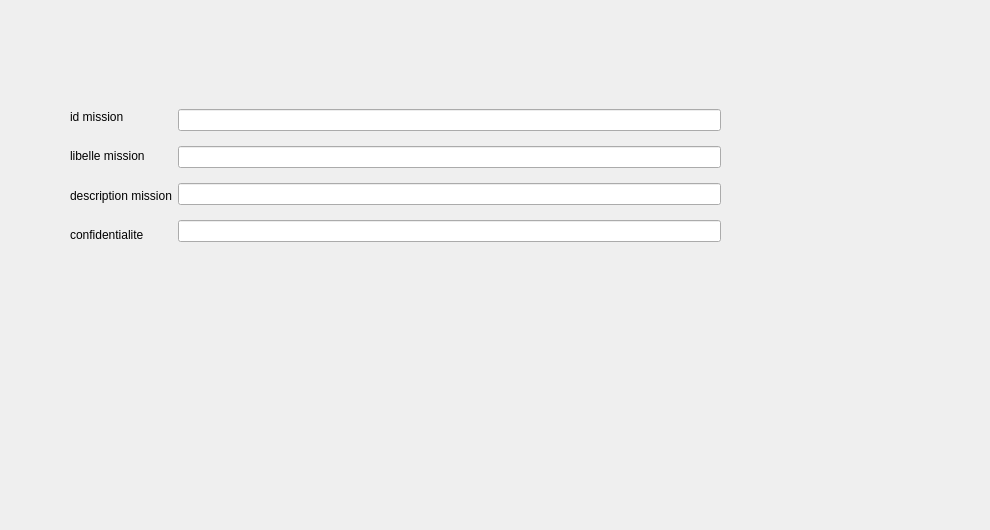
      <widget class="QWidget" name="tab_22">
       <attribute name="title">
        <string>ajouter</string>
       </attribute>
       <widget class="QPushButton" name="pb_mission">
        <property name="geometry">
         <rect>
          <x>340</x>
          <y>260</y>
          <width>181</width>
          <height>34</height>
         </rect>
        </property>
        <property name="styleSheet">
         <string notr="true">
background-color: transparent;
background: none;
border: none;
background-repeat: none;
border-image: url(:/img_mus/add.png);</string>
        </property>
        <property name="text">
         <string/>
        </property>
       </widget>
       <widget class="QWidget" name="horizontalLayoutWidget_28">
        <property name="geometry">
         <rect>
          <x>70</x>
          <y>100</y>
          <width>651</width>
          <height>151</height>
         </rect>
        </property>
        <layout class="QHBoxLayout" name="horizontalLayout_22">
         <item>
          <layout class="QVBoxLayout" name="verticalLayout_23">
           <item>
            <widget class="QLabel" name="label_82">
             <property name="styleSheet">
              <string notr="true">font: 10pt &quot;Roboto&quot;;</string>
             </property>
             <property name="text">
              <string>id mission</string>
             </property>
            </widget>
           </item>
           <item>
            <widget class="QLabel" name="label_83">
             <property name="text">
              <string>libelle mission</string>
             </property>
            </widget>
           </item>
           <item>
            <widget class="QLabel" name="label_84">
             <property name="text">
              <string>description mission</string>
             </property>
            </widget>
           </item>
           <item>
            <widget class="QLabel" name="label_85">
             <property name="text">
              <string>confidentialite</string>
             </property>
            </widget>
           </item>
          </layout>
         </item>
         <item>
          <layout class="QVBoxLayout" name="verticalLayout_24">
           <item>
            <widget class="QLineEdit" name="id_mission_2"/>
           </item>
           <item>
            <widget class="QLineEdit" name="libelle_2"/>
           </item>
           <item>
            <widget class="QLineEdit" name="description_2"/>
           </item>
           <item>
            <widget class="QLineEdit" name="confidentialite_2"/>
           </item>
          </layout>
         </item>
        </layout>
       </widget>
       <widget class="QPushButton" name="backButton_4">
        <property name="geometry">
         <rect>
          <x>700</x>
          <y>340</y>
          <width>101</width>
          <height>21</height>
         </rect>
        </property>
        <property name="styleSheet">
         <string notr="true">background-color: transparent;
background: none;
border: none;
border-image: url(:/img_mus/return.png);
background-repeat: none;
</string>
        </property>
        <property name="text">
         <string/>
        </property>
       </widget>
       <widget class="QLabel" name="label_28">
        <property name="geometry">
         <rect>
          <x>-120</x>
          <y>-80</y>
          <width>981</width>
          <height>521</height>
         </rect>
        </property>
        <property name="text">
         <string/>
        </property>
        <property name="pixmap">
         <pixmap resource="image.qrc">:/img_mus/12.png</pixmap>
        </property>
       </widget>
       <zorder>label_28</zorder>
       <zorder>pb_mission</zorder>
       <zorder>horizontalLayoutWidget_28</zorder>
       <zorder>backButton_4</zorder>
      </widget>
